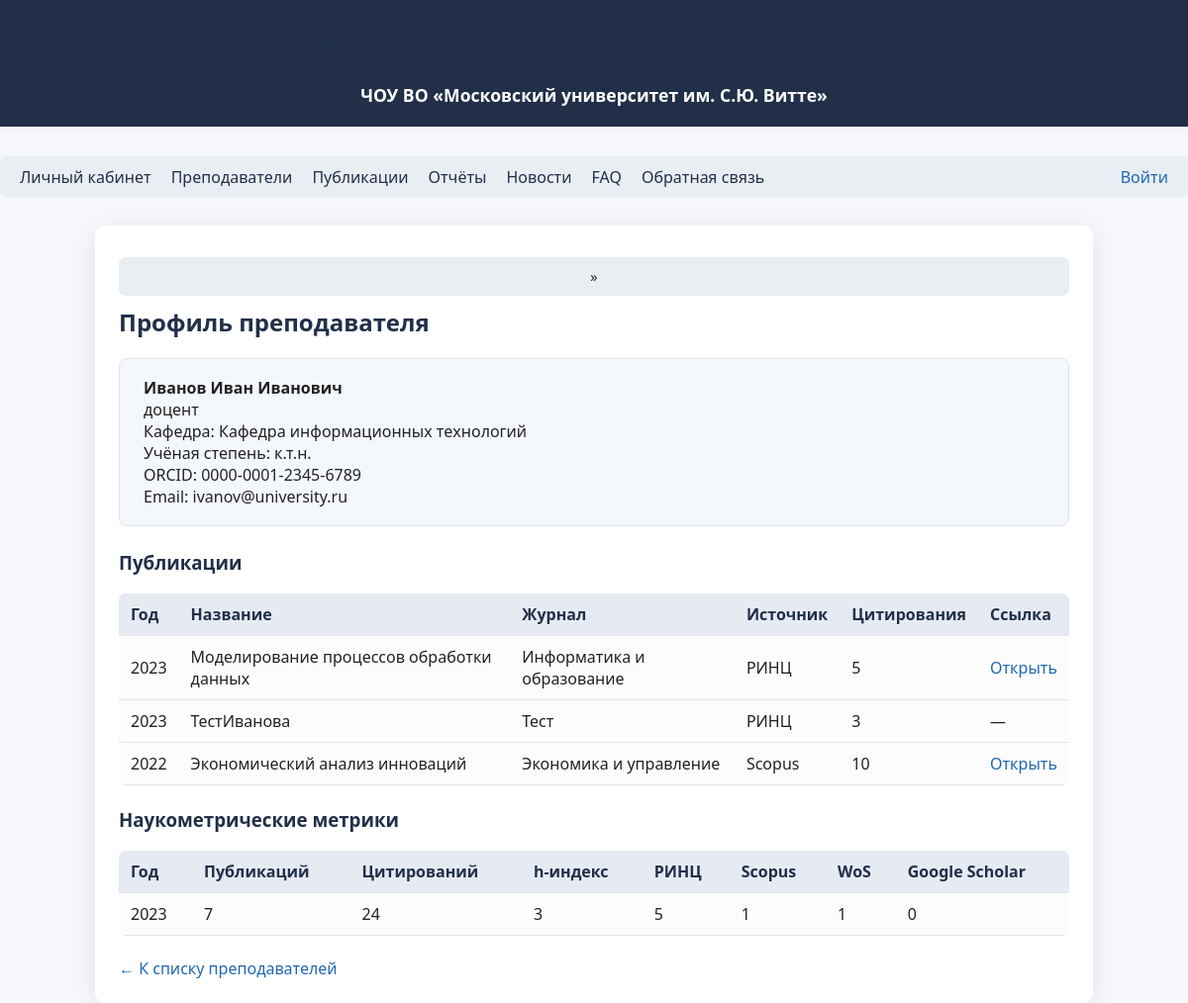
/lecturer/1, run on the app's committed database.
### tables this page shows
CREATE TABLE lecturers (
            id INTEGER PRIMARY KEY AUTOINCREMENT,
            fio TEXT,
            position TEXT,
            department TEXT,
            academic_degree TEXT,
            orcid TEXT,
            email TEXT
        );

CREATE TABLE publications (
            id INTEGER PRIMARY KEY AUTOINCREMENT,
            title TEXT,
            year INTEGER,
            journal TEXT,
            source TEXT,
            link TEXT,
            citations INTEGER,
            doi TEXT,
            file_path TEXT,
            status TEXT DEFAULT 'new',
            review_comment TEXT,
            revision_deadline TEXT,
            reviewer_id INTEGER
        );

CREATE TABLE metrics (
            id INTEGER PRIMARY KEY AUTOINCREMENT,
            lecturer_id INTEGER,
            year INTEGER,
            total_publications INTEGER,
            total_citations INTEGER,
            h_index INTEGER,
            rinz INTEGER,
            scopus INTEGER,
            wos INTEGER,
            gs INTEGER,
            FOREIGN KEY(lecturer_id) REFERENCES lecturers(id)
        );

### app/routes.py (the view)
@bp.route('/lecturer/<int:lecturer_id>')
def lecturer_profile(lecturer_id):
    lecturer = get_lecturer_by_id(lecturer_id)
    pubs = get_publications_by_lecturer(lecturer_id)
    metrics = get_metrics_by_lecturer(lecturer_id)
    return render_template(
        'lecturer_profile.html',
        lecturer=lecturer,
        pubs=pubs,
        metrics=metrics,
        breadcrumbs=[
            ('Преподаватели', url_for('main.lecturers')),
            (lecturer['fio'], None)
        ]
    )

### app/models.py (called while the page is built)
def get_db():
    db = getattr(g, '_database', None)
    if db is None:
        db = g._database = sqlite3.connect(DATABASE)
        db.row_factory = sqlite3.Row
    return db

def get_lecturer_by_id(lecturer_id):
    db = get_db()
    return db.execute(
        "SELECT * FROM lecturers WHERE id = ?", (lecturer_id,)
    ).fetchone()

def get_publications_by_lecturer(lecturer_id):
    db = get_db()
    pubs = db.execute(
        "SELECT p.* FROM publications p "
        "JOIN lecturer_publications lp ON p.id = lp.publication_id "
        "WHERE lp.lecturer_id = ? ORDER BY p.year DESC",
        (lecturer_id,)
    ).fetchall()
    return pubs

def get_metrics_by_lecturer(lecturer_id):
    db = get_db()
    return db.execute(
        "SELECT * FROM metrics WHERE lecturer_id = ? ORDER BY year DESC",
        (lecturer_id,)
    ).fetchall()

### app/routes.py (called while the page is built)
@bp.before_app_request
def load_logged_in_user():
    user_id = session.get('user_id')
    g.user = get_user_by_id(user_id) if user_id else None

### app/templates/lecturer_profile.html (shortened to what this page needs)
{% extends "base.html" %}
{% block content %}
<h2>Профиль преподавателя</h2>
<div class="profile-card">
    <b>{{ lecturer['fio'] }}</b><br>
    <span>{{ lecturer['position'] }}</span><br>
    <span>Кафедра: {{ lecturer['department'] }}</span><br>
    {% if lecturer['academic_degree'] %}<span>Учёная степень: {{ lecturer['academic_degree'] }}</span><br>{% endif %}
    {% if lecturer['orcid'] %}<span>ORCID: {{ lecturer['orcid'] }}</span><br>{% endif %}
    {% if lecturer['email'] %}<span>Email: {{ lecturer['email'] }}</span><br>{% endif %}
</div>
<h3>Публикации</h3>
{% if pubs %}
    <table>
        <thead>
            <tr>
                <th>Год</th>
                <th>Название</th>
                <th>Журнал</th>
                <th>Источник</th>
                <th>Цитирования</th>
                <th>Ссылка</th>
            </tr>
        </thead>
        <tbody>
        {% for pub in pubs %}
            <tr>
                <td>{{ pub['year'] }}</td>
                <td>{{ pub['title'] }}</td>
                <td>{{ pub['journal'] }}</td>
                <td>{{ pub['source'] }}</td>
                <td>{{ pub['citations']|default(0) }}</td>
                <td>
                    {% if pub['link'] %}
                        <a href="{{ pub['link'] }}" target="_blank">Открыть</a>
                    {% else %}
                        —
                    {% endif %}
                </td>
            </tr>
        {% endfor %}
        </tbody>
    </table>
{% else %}
    <div>Публикации отсутствуют.</div>
{% endif %}
<h3>Наукометрические метрики</h3>
{% if metrics %}
    <table>
        <thead>
            <tr>
                <th>Год</th>
                <th>Публикаций</th>
                <th>Цитирований</th>
                <th>h-индекс</th>
                <th>РИНЦ</th>
                <th>Scopus</th>
                <th>WoS</th>
                <th>Google Scholar</th>
            </tr>
        </thead>
        <tbody>
        {% for m in metrics %}
            <tr>
                <td>{{ m['year'] }}</td>
                <td>{{ m['total_publications'] }}</td>
                <td>{{ m['total_citations'] }}</td>
                <td>{{ m['h_index'] }}</td>
                <td>{{ m['rinz'] }}</td>
                <td>{{ m['scopus'] }}</td>
                <td>{{ m['wos'] }}</td>
                <td>{{ m['gs'] }}</td>
            </tr>
        {% endfor %}
        </tbody>
    </table>
{% else %}
    <div>Метрики не заданы.</div>
{% endif %}
<a href="{{ url_for('main.lecturers') }}">← К списку преподавателей</a>
{% endblock %}

### app/static/css/style.css (style rules this page uses)
body { font-family: 'Segoe UI', Arial, sans-serif; background: #f5f7fa; margin: 0; padding: 0; color: #222; }
h1, h2, h3 { color: #212f49; margin-top: 0; }
a { color: #2067b2; text-decoration: none; }
table { border-collapse: collapse; width: 100%; margin-bottom: 22px; background: #fcfcfc; border-radius: 7px; overflow: hidden; }
th, td { padding: 10px 12px; text-align: left; border-bottom: 1px solid #e5e5e5; }
th { background: #e6eaf2; color: #212f49; font-weight: 600; }
.profile-card { background: #f4f7fc; border: 1px solid #e0e4ef; padding: 18px 24px; border-radius: 8px; margin-bottom: 24px; }

### data on the page
lecturers: fio "Иванов Иван Иванович", position "доцент", department "Кафедра информационных технологий", academic_degree "к.т.н.", orcid "0000-0001-2345-6789", email "ivanov@university.ru"
publications: year "2023", title "Моделирование процессов обработки данных", journal "Информатика и образование", source "РИНЦ", citations "5"
publications: year "2023", title "ТестИванова", journal "Тест", source "РИНЦ", citations "3"
publications: year "2022", title "Экономический анализ инноваций", journal "Экономика и управление", source "Scopus", citations "10"
metrics: year "2023", total_publications "7", total_citations "24", h_index "3", rinz "5", scopus "1", wos "1", gs "0"
